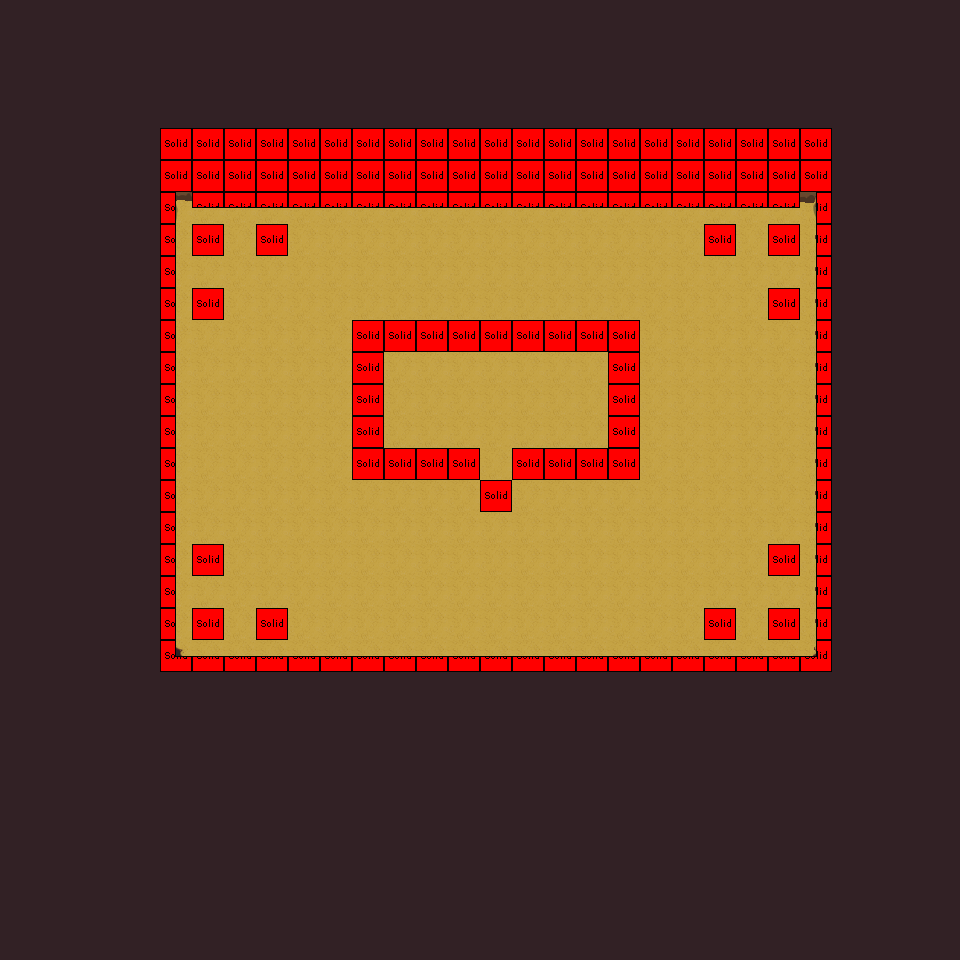

A 2D game scene composited from a Tiled map and its tileset images. What follows is a short description and the map's XML, with each tile layer's data collapsed to a summary:
An orthogonal 30x30 tile map with 32x32 px tiles, 4 tile layers (sol, Murs/bordures, Décors, Logic), 3 tilesets and 2 objects (Dialogue).

<map version="1.2" tiledversion="1.3.2" orientation="orthogonal" renderorder="right-down" compressionlevel="0" width="30" height="30" tilewidth="32" tileheight="32" infinite="0" nextlayerid="6" nextobjectid="3">
 <tileset firstgid="1" source="Terrain final.tsx" />
 <tileset firstgid="136" source="Pnj.tsx" />
 <tileset firstgid="232" source="logicSolid.tsx" />
 <layer id="1" name="sol" width="30" height="30">
  <data>[900 cells, 900 non-empty, 2 distinct tile ids]</data>
 </layer>
 <layer id="2" name="Murs/bordures" width="30" height="30">
  <data>[900 cells, 122 non-empty, 16 distinct tile ids]</data>
 </layer>
 <layer id="3" name="Décors" width="30" height="30" opacity="0.96">
  <data>[900 cells, 24 non-empty, 2 distinct tile ids]</data>
 </layer>
 <layer id="5" name="Logic" width="30" height="30">
  <data>[900 cells, 146 non-empty, 7 distinct tile ids]</data>
 </layer>
 <objectgroup id="4" name="transition" width="30" height="30">
  <object id="1" x="393" y="356" width="203" height="83">
   <properties>
    <property name="detmap" value="Dj_RDC_sg" />
    <property name="detx" value="418" />
    <property name="dety" value="527" />
   </properties>
  </object>
  <object id="2" name="Rica" type="Dialogue" x="453" y="479" width="81" height="60">
   <properties>
    <property name="personne" value="Rica" />
   </properties>
  </object>
 </objectgroup>
</map>
